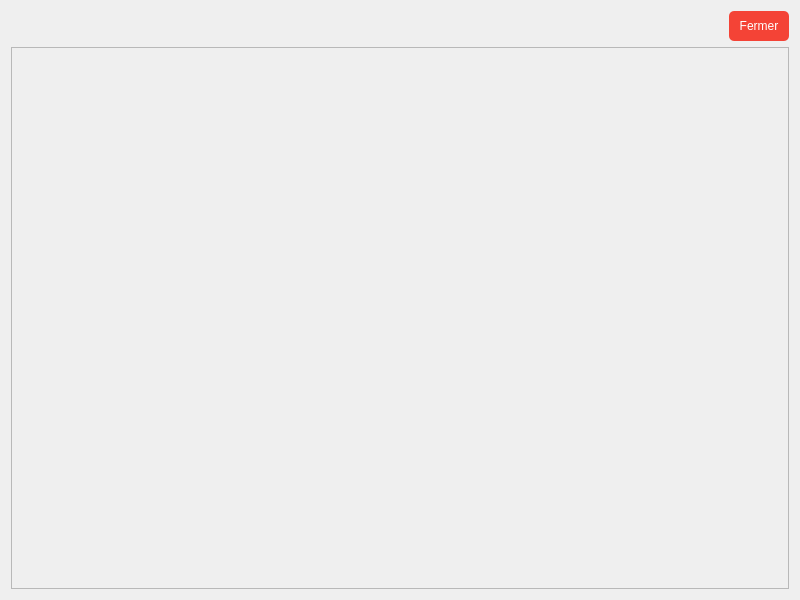
<?xml version="1.0" encoding="UTF-8"?>
<ui version="4.0">
 <class>PageImagesGenerées</class>
 <widget class="QWidget" name="PageImagesGenerées">
  <property name="geometry">
   <rect>
    <x>0</x>
    <y>0</y>
    <width>800</width>
    <height>600</height>
   </rect>
  </property>
  <layout class="QVBoxLayout" name="verticalLayout">
   <item>
    <layout class="QHBoxLayout" name="headerLayout">
     <item>
      <spacer name="horizontalSpacer">
       <property name="orientation">
        <enum>Qt::Horizontal</enum>
       </property>
       <property name="sizeHint" stdset="0">
        <size>
         <width>40</width>
         <height>20</height>
        </size>
       </property>
      </spacer>
     </item>
     <item>
      <widget class="QPushButton" name="closeButton">
       <property name="minimumSize">
        <size>
         <width>60</width>
         <height>30</height>
        </size>
       </property>
       <property name="styleSheet">
        <string notr="true">QPushButton {background-color: #F44336; color: white; border-radius: 5px;} QPushButton:hover {background-color:#E57373;}</string>
       </property>
       <property name="text">
        <string>Fermer</string>
       </property>
      </widget>
     </item>
    </layout>
   </item>
   <item>
    <widget class="QScrollArea" name="scrollArea">
     <property name="widgetResizable">
      <bool>true</bool>
     </property>
     <widget class="QWidget" name="scrollAreaWidgetContents">
      <property name="geometry">
       <rect>
        <x>0</x>
        <y>0</y>
        <width>780</width>
        <height>560</height>
       </rect>
      </property>
      <layout class="QGridLayout" name="gridLayout"/>
     </widget>
    </widget>
   </item>
  </layout>
 </widget>
 <resources>
  <include location="resources.qrc"/>
 </resources>
 <connections/>
</ui>
